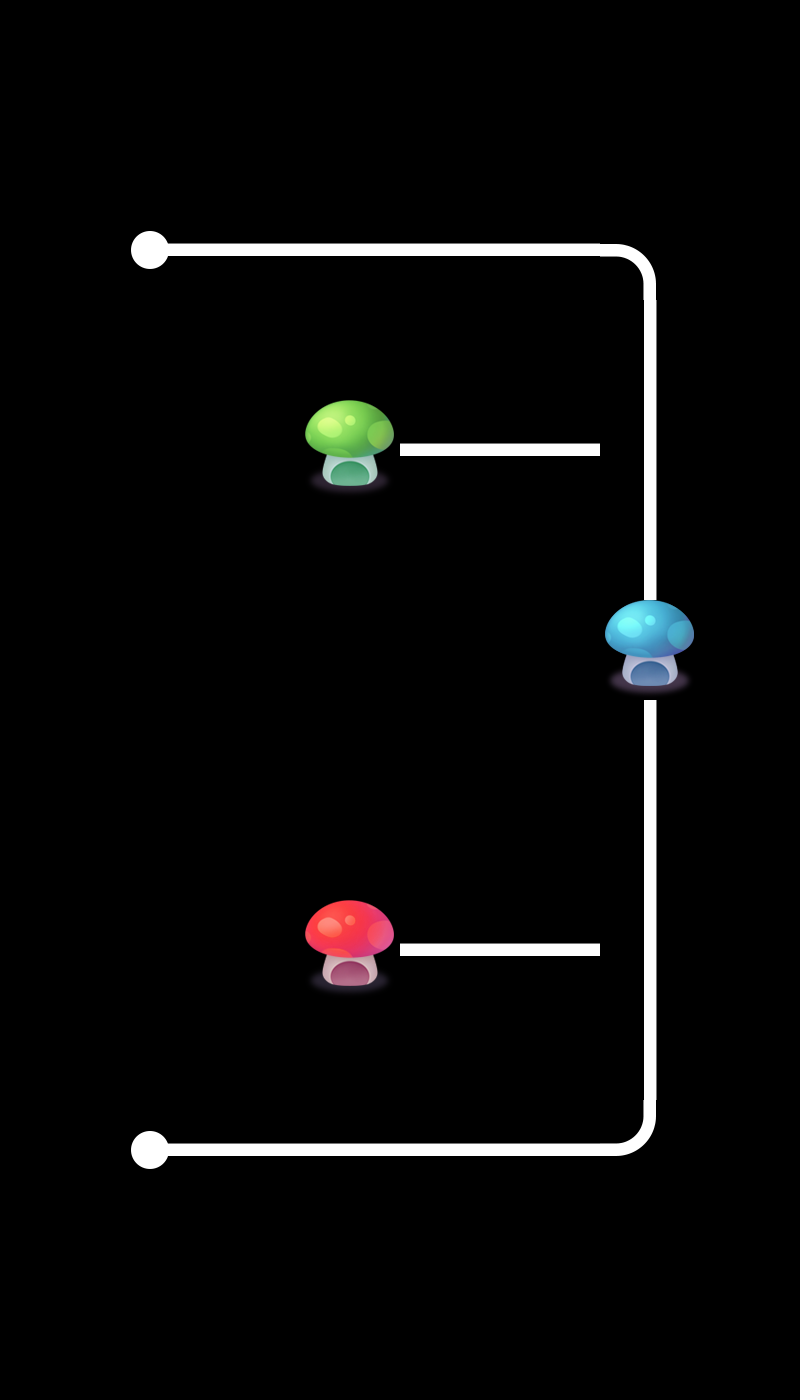

Rendered tile map (Tiled .tmx) drawn with the repository's tilesets; below, a short description and the map source with its tile grids summarised:
An orthogonal 8x14 tile map with 100x100 px tiles, 2 tile layers (layer0, layer1), 2 tilesets and 2 objects.

<map version="1.0" orientation="orthogonal" renderorder="right-down" width="8" height="14" tilewidth="100" tileheight="100" nextobjectid="3">
 <tileset firstgid="1" name="tiled" tilewidth="100" tileheight="100">
  <image source="tiled.png" width="500" height="400" />
 </tileset>
 <tileset firstgid="21" name="tiled" tilewidth="100" tileheight="100">
  <image source="tiled.png" width="500" height="400" />
 </tileset>
 <layer name="layer0" width="8" height="14">
  <data>[112 cells, 13 non-empty, 6 distinct tile ids]</data>
 </layer>
 <layer name="layer1" width="8" height="14">
  <data>[112 cells, 14 non-empty, 6 distinct tile ids]</data>
 </layer>
 <objectgroup name="object1">
  <object id="1" x="618.182" y="418.182" width="54.5455" height="54.5455">
   <properties>
    <property name="id" value="0" />
   </properties>
  </object>
  <object id="2" x="615.152" y="924.242" width="60.6061" height="54.5455">
   <properties>
    <property name="id" value="1" />
   </properties>
  </object>
 </objectgroup>
</map>
